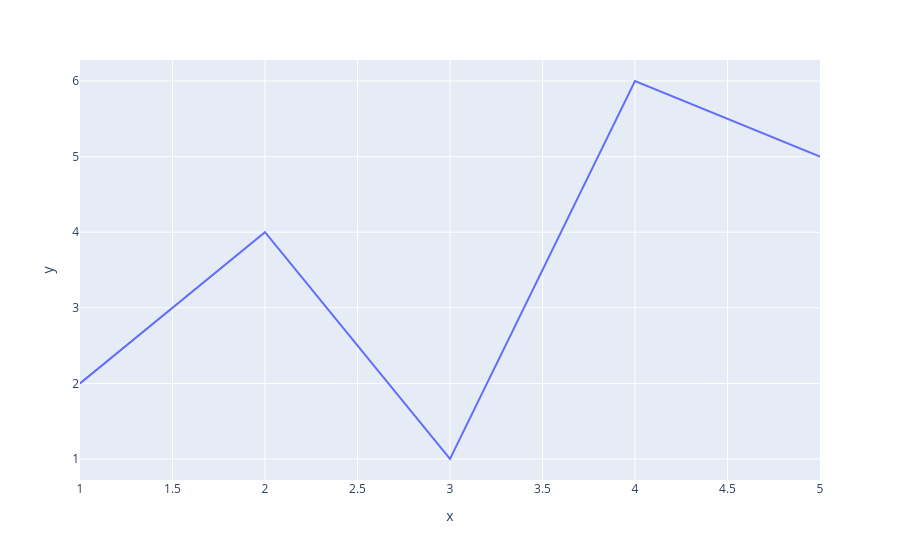

Notebook cell for this chart:
### Code cell
# Create first line graph
x = [1,2,3,4,5]
y = [2,4,1,6,5]

fig = px.line(x=x,y=y)

fig.show()

### Figure 1 — Plotly figure (JSON) as saved in the notebook; plotly's stock layout.template omitted (floating-point values rounded to 4 significant figures)
{"data": [{"hovertemplate": "x=%{x}<br>y=%{y}<extra></extra>", "legendgroup": "", "line": {"color": "#636efa", "dash": "solid"}, "marker": {"symbol": "circle"}, "mode": "lines", "name": "", "orientation": "v", "showlegend": false, "type": "scatter", "x": [1, 2, 3, 4, 5], "xaxis": "x", "y": [2, 4, 1, 6, 5], "yaxis": "y"}], "layout": {"legend": {"tracegroupgap": 0}, "margin": {"t": 60}, "xaxis": {"anchor": "y", "domain": [0, 1], "title": {"text": "x"}}, "yaxis": {"anchor": "x", "domain": [0, 1], "title": {"text": "y"}}}}
